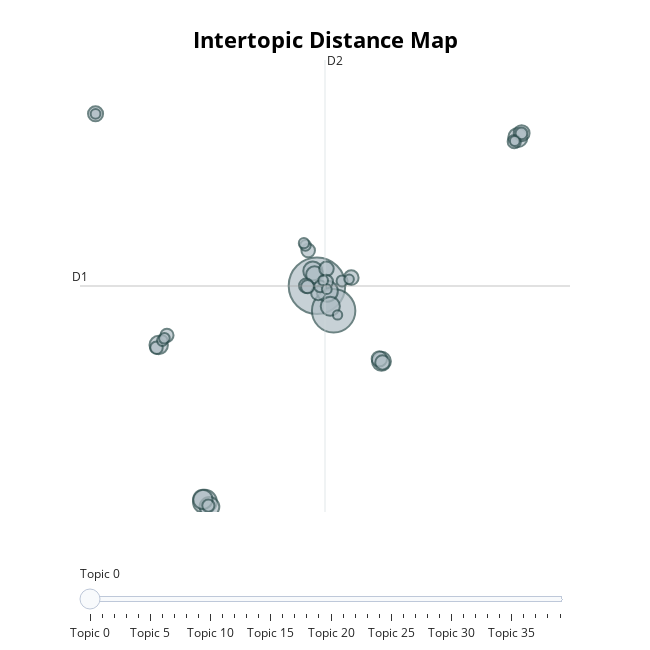

The code cell stored with this chart in its notebook:
### Code cell
fig = topic_model.visualize_topics(custom_labels=True)
fig.write_html(processed_dir + 'html/inter-topic-distance-map.html')
fig

### Figure 1 — Plotly figure (JSON) as saved in the notebook; plotly's stock layout.template omitted (floating-point values rounded to 4 significant figures)
{"data": [{"customdata": [[0, "minimum wage, wage, minimum", 367], [1, "italy, brothers of italy, italian", 216], [2, "thank, thank you, minister", 65], [3, "migrants", 51], [4, "family", 45], [5, "we are ready", 43], [6, "european, the european, europe", 42], [7, "vote, of the republic, the republic", 42], [8, "freedom, free, rights", 42], [9, "rape", 41], [10, "pensions", 39], [11, "the left, left, the left is", 33], [12, "magi, honorable magi, honorable", 29], [13, "thank you thank, you thank you, you thank", 27], [14, "russia, putin, values", 26], [15, "ecological", 25], [16, "inflation, bank, the bank", 24], [17, "abortion", 24], [18, "okay, sorry, okay good", 24], [19, "credit, credits, the credit", 23], [20, "state, just state, can work", 22], [21, "ve heard, what are we, what are", 21], [22, "respect, have respect, dignity they", 20], [23, "tax", 20], [24, "prices", 20], [25, "citizenship", 18], [26, "will be long, be long, hopefully", 17], [27, "funds, fund, initiatives", 16], [28, "fake news", 16], [29, "the numbers, numbers, state of emergency", 14], [30, "single allowance, the single allowance, allowance", 13], [31, "COVID Mandates", 13], [32, "why is, not know, do not know", 13], [33, "why, why why, why not", 12], [34, "ever wanted to, has ever wanted, law that will", 11], [35, "peace, ukrainian, have peace", 11], [36, "sport, how many, sports", 11], [37, "you don know, don know what, you don", 11], [38, "estimate, the damage, damage", 10], [39, "meloni, what meloni, about what meloni", 10]], "hovertemplate": "<b>Topic %{customdata[0]}</b><br>%{customdata[1]}<br>Size: %{customdata[2]}", "legendgroup": "", "marker": {"color": "#B0BEC5", "line": {"color": "DarkSlateGrey", "width": 2}, "size": [367, 216, 65, 51, 45, 43, 42, 42, 42, 41, 39, 33, 29, 27, 26, 25, 24, 24, 24, 23, 22, 21, 20, 20, 20, 18, 17, 16, 16, 14, 13, 13, 13, 12, 11, 11, 11, 11, 10, 10], "sizemode": "area", "sizeref": 0.2294, "symbol": "circle"}, "mode": "markers", "name": "", "orientation": "v", "showlegend": false, "type": "scatter", "x": [7.683, 8.77, 0.3716, 8.355, 0.6681, 0.2407, 8.552, 7.415, 20.78, 11.89, -2.641, 7.529, 21.03, 11.75, -6.76, 9.918, 6.981, 8.303, 11.95, 7.765, 8.277, 7.11, 20.55, -2.103, 7.073, -2.786, 0.598, 7.888, 21.02, 9.321, -2.403, -2.27, 6.932, 6.83, 8.323, -6.76, 8.085, 20.59, 9.785, 9.026], "xaxis": "x", "y": [10.61, 9.189, -1.656, 10.3, -1.951, -1.525, 9.444, 11.45, 19.03, 6.317, 7.243, 11.23, 19.28, 6.455, 20.38, 11.07, 10.61, 11.57, 6.252, 10.19, 10.84, 12.61, 18.8, 7.796, 10.55, 7.093, -1.882, 10.58, 19.26, 10.88, 7.493, 7.629, 12.91, 13.03, 10.42, 20.38, 10.91, 18.83, 10.98, 8.953], "yaxis": "y"}], "layout": {"annotations": [{"showarrow": false, "text": "D1", "x": -7.774, "y": 10.6, "yshift": 10}, {"showarrow": false, "text": "D2", "x": 8.206, "xshift": 10, "y": 23.44}], "height": 650, "hoverlabel": {"bgcolor": "white", "font": {"family": "Rockwell", "size": 16}}, "legend": {"itemsizing": "constant", "tracegroupgap": 0}, "margin": {"t": 60}, "shapes": [{"line": {"color": "#CFD8DC", "width": 2}, "type": "line", "x0": 8.206, "x1": 8.206, "y0": -2.244, "y1": 23.44}, {"line": {"color": "#9E9E9E", "width": 2}, "type": "line", "x0": -7.774, "x1": 24.19, "y0": 10.6, "y1": 10.6}], "sliders": [{"active": 0, "pad": {"t": 50}, "steps": [{"args": [{"marker.color": [["red", "#B0BEC5", "#B0BEC5", "#B0BEC5", "#B0BEC5", "#B0BEC5", "#B0BEC5", "#B0BEC5", "#B0BEC5", "#B0BEC5", "#B0BEC5", "#B0BEC5", "#B0BEC5", "#B0BEC5", "#B0BEC5", "#B0BEC5", "#B0BEC5", "#B0BEC5", "#B0BEC5", "#B0BEC5", "#B0BEC5", "#B0BEC5", "#B0BEC5", "#B0BEC5", "#B0BEC5", "#B0BEC5", "#B0BEC5", "#B0BEC5", "#B0BEC5", "#B0BEC5", "#B0BEC5", "#B0BEC5", "#B0BEC5", "#B0BEC5", "#B0BEC5", "#B0BEC5", "#B0BEC5", "#B0BEC5", "#B0BEC5", "#B0BEC5"]]}], "label": "Topic 0", "method": "update"}, {"args": [{"marker.color": [["#B0BEC5", "red", "#B0BEC5", "#B0BEC5", "#B0BEC5", "#B0BEC5", "#B0BEC5", "#B0BEC5", "#B0BEC5", "#B0BEC5", "#B0BEC5", "#B0BEC5", "#B0BEC5", "#B0BEC5", "#B0BEC5", "#B0BEC5", "#B0BEC5", "#B0BEC5", "#B0BEC5", "#B0BEC5", "#B0BEC5", "#B0BEC5", "#B0BEC5", "#B0BEC5", "#B0BEC5", "#B0BEC5", "#B0BEC5", "#B0BEC5", "#B0BEC5", "#B0BEC5", "#B0BEC5", "#B0BEC5", "#B0BEC5", "#B0BEC5", "#B0BEC5", "#B0BEC5", "#B0BEC5", "#B0BEC5", "#B0BEC5", "#B0BEC5"]]}], "label": "Topic 1", "method": "update"}, {"args": [{"marker.color": [["#B0BEC5", "#B0BEC5", "red", "#B0BEC5", "#B0BEC5", "#B0BEC5", "#B0BEC5", "#B0BEC5", "#B0BEC5", "#B0BEC5", "#B0BEC5", "#B0BEC5", "#B0BEC5", "#B0BEC5", "#B0BEC5", "#B0BEC5", "#B0BEC5", "#B0BEC5", "#B0BEC5", "#B0BEC5", "#B0BEC5", "#B0BEC5", "#B0BEC5", "#B0BEC5", "#B0BEC5", "#B0BEC5", "#B0BEC5", "#B0BEC5", "#B0BEC5", "#B0BEC5", "#B0BEC5", "#B0BEC5", "#B0BEC5", "#B0BEC5", "#B0BEC5", "#B0BEC5", "#B0BEC5", "#B0BEC5", "#B0BEC5", "#B0BEC5"]]}], "label": "Topic 2", "method": "update"}, {"args": [{"marker.color": [["#B0BEC5", "#B0BEC5", "#B0BEC5", "red", "#B0BEC5", "#B0BEC5", "#B0BEC5", "#B0BEC5", "#B0BEC5", "#B0BEC5", "#B0BEC5", "#B0BEC5", "#B0BEC5", "#B0BEC5", "#B0BEC5", "#B0BEC5", "#B0BEC5", "#B0BEC5", "#B0BEC5", "#B0BEC5", "#B0BEC5", "#B0BEC5", "#B0BEC5", "#B0BEC5", "#B0BEC5", "#B0BEC5", "#B0BEC5", "#B0BEC5", "#B0BEC5", "#B0BEC5", "#B0BEC5", "#B0BEC5", "#B0BEC5", "#B0BEC5", "#B0BEC5", "#B0BEC5", "#B0BEC5", "#B0BEC5", "#B0BEC5", "#B0BEC5"]]}], "label": "Topic 3", "method": "update"}, {"args": [{"marker.color": [["#B0BEC5", "#B0BEC5", "#B0BEC5", "#B0BEC5", "red", "#B0BEC5", "#B0BEC5", "#B0BEC5", "#B0BEC5", "#B0BEC5", "#B0BEC5", "#B0BEC5", "#B0BEC5", "#B0BEC5", "#B0BEC5", "#B0BEC5", "#B0BEC5", "#B0BEC5", "#B0BEC5", "#B0BEC5", "#B0BEC5", "#B0BEC5", "#B0BEC5", "#B0BEC5", "#B0BEC5", "#B0BEC5", "#B0BEC5", "#B0BEC5", "#B0BEC5", "#B0BEC5", "#B0BEC5", "#B0BEC5", "#B0BEC5", "#B0BEC5", "#B0BEC5", "#B0BEC5", "#B0BEC5", "#B0BEC5", "#B0BEC5", "#B0BEC5"]]}], "label": "Topic 4", "method": "update"}, {"args": [{"marker.color": [["#B0BEC5", "#B0BEC5", "#B0BEC5", "#B0BEC5", "#B0BEC5", "red", "#B0BEC5", "#B0BEC5", "#B0BEC5", "#B0BEC5", "#B0BEC5", "#B0BEC5", "#B0BEC5", "#B0BEC5", "#B0BEC5", "#B0BEC5", "#B0BEC5", "#B0BEC5", "#B0BEC5", "#B0BEC5", "#B0BEC5", "#B0BEC5", "#B0BEC5", "#B0BEC5", "#B0BEC5", "#B0BEC5", "#B0BEC5", "#B0BEC5", "#B0BEC5", "#B0BEC5", "#B0BEC5", "#B0BEC5", "#B0BEC5", "#B0BEC5", "#B0BEC5", "#B0BEC5", "#B0BEC5", "#B0BEC5", "#B0BEC5", "#B0BEC5"]]}], "label": "Topic 5", "method": "update"}, {"args": [{"marker.color": [["#B0BEC5", "#B0BEC5", "#B0BEC5", "#B0BEC5", "#B0BEC5", "#B0BEC5", "red", "#B0BEC5", "#B0BEC5", "#B0BEC5", "#B0BEC5", "#B0BEC5", "#B0BEC5", "#B0BEC5", "#B0BEC5", "#B0BEC5", "#B0BEC5", "#B0BEC5", "#B0BEC5", "#B0BEC5", "#B0BEC5", "#B0BEC5", "#B0BEC5", "#B0BEC5", "#B0BEC5", "#B0BEC5", "#B0BEC5", "#B0BEC5", "#B0BEC5", "#B0BEC5", "#B0BEC5", "#B0BEC5", "#B0BEC5", "#B0BEC5", "#B0BEC5", "#B0BEC5", "#B0BEC5", "#B0BEC5", "#B0BEC5", "#B0BEC5"]]}], "label": "Topic 6", "method": "update"}, {"args": [{"marker.color": [["#B0BEC5", "#B0BEC5", "#B0BEC5", "#B0BEC5", "#B0BEC5", "#B0BEC5", "#B0BEC5", "red", "#B0BEC5", "#B0BEC5", "#B0BEC5", "#B0BEC5", "#B0BEC5", "#B0BEC5", "#B0BEC5", "#B0BEC5", "#B0BEC5", "#B0BEC5", "#B0BEC5", "#B0BEC5", "#B0BEC5", "#B0BEC5", "#B0BEC5", "#B0BEC5", "#B0BEC5", "#B0BEC5", "#B0BEC5", "#B0BEC5", "#B0BEC5", "#B0BEC5", "#B0BEC5", "#B0BEC5", "#B0BEC5", "#B0BEC5", "#B0BEC5", "#B0BEC5", "#B0BEC5", "#B0BEC5", "#B0BEC5", "#B0BEC5"]]}], "label": "Topic 7", "method": "update"}, {"args": [{"marker.color": [["#B0BEC5", "#B0BEC5", "#B0BEC5", "#B0BEC5", "#B0BEC5", "#B0BEC5", "#B0BEC5", "#B0BEC5", "red", "#B0BEC5", "#B0BEC5", "#B0BEC5", "#B0BEC5", "#B0BEC5", "#B0BEC5", "#B0BEC5", "#B0BEC5", "#B0BEC5", "#B0BEC5", "#B0BEC5", "#B0BEC5", "#B0BEC5", "#B0BEC5", "#B0BEC5", "#B0BEC5", "#B0BEC5", "#B0BEC5", "#B0BEC5", "#B0BEC5", "#B0BEC5", "#B0BEC5", "#B0BEC5", "#B0BEC5", "#B0BEC5", "#B0BEC5", "#B0BEC5", "#B0BEC5", "#B0BEC5", "#B0BEC5", "#B0BEC5"]]}], "label": "Topic 8", "method": "update"}, {"args": [{"marker.color": [["#B0BEC5", "#B0BEC5", "#B0BEC5", "#B0BEC5", "#B0BEC5", "#B0BEC5", "#B0BEC5", "#B0BEC5", "#B0BEC5", "red", "#B0BEC5", "#B0BEC5", "#B0BEC5", "#B0BEC5", "#B0BEC5", "#B0BEC5", "#B0BEC5", "#B0BEC5", "#B0BEC5", "#B0BEC5", "#B0BEC5", "#B0BEC5", "#B0BEC5", "#B0BEC5", "#B0BEC5", "#B0BEC5", "#B0BEC5", "#B0BEC5", "#B0BEC5", "#B0BEC5", "#B0BEC5", "#B0BEC5", "#B0BEC5", "#B0BEC5", "#B0BEC5", "#B0BEC5", "#B0BEC5", "#B0BEC5", "#B0BEC5", "#B0BEC5"]]}], "label": "Topic 9", "method": "update"}, {"args": [{"marker.color": [["#B0BEC5", "#B0BEC5", "#B0BEC5", "#B0BEC5", "#B0BEC5", "#B0BEC5", "#B0BEC5", "#B0BEC5", "#B0BEC5", "#B0BEC5", "red", "#B0BEC5", "#B0BEC5", "#B0BEC5", "#B0BEC5", "#B0BEC5", "#B0BEC5", "#B0BEC5", "#B0BEC5", "#B0BEC5", "#B0BEC5", "#B0BEC5", "#B0BEC5", "#B0BEC5", "#B0BEC5", "#B0BEC5", "#B0BEC5", "#B0BEC5", "#B0BEC5", "#B0BEC5", "#B0BEC5", "#B0BEC5", "#B0BEC5", "#B0BEC5", "#B0BEC5", "#B0BEC5", "#B0BEC5", "#B0BEC5", "#B0BEC5", "#B0BEC5"]]}], "label": "Topic 10", "method": "update"}, {"args": [{"marker.color": [["#B0BEC5", "#B0BEC5", "#B0BEC5", "#B0BEC5", "#B0BEC5", "#B0BEC5", "#B0BEC5", "#B0BEC5", "#B0BEC5", "#B0BEC5", "#B0BEC5", "red", "#B0BEC5", "#B0BEC5", "#B0BEC5", "#B0BEC5", "#B0BEC5", "#B0BEC5", "#B0BEC5", "#B0BEC5", "#B0BEC5", "#B0BEC5", "#B0BEC5", "#B0BEC5", "#B0BEC5", "#B0BEC5", "#B0BEC5", "#B0BEC5", "#B0BEC5", "#B0BEC5", "#B0BEC5", "#B0BEC5", "#B0BEC5", "#B0BEC5", "#B0BEC5", "#B0BEC5", "#B0BEC5", "#B0BEC5", "#B0BEC5", "#B0BEC5"]]}], "label": "Topic 11", "method": "update"}, {"args": [{"marker.color": [["#B0BEC5", "#B0BEC5", "#B0BEC5", "#B0BEC5", "#B0BEC5", "#B0BEC5", "#B0BEC5", "#B0BEC5", "#B0BEC5", "#B0BEC5", "#B0BEC5", "#B0BEC5", "red", "#B0BEC5", "#B0BEC5", "#B0BEC5", "#B0BEC5", "#B0BEC5", "#B0BEC5", "#B0BEC5", "#B0BEC5", "#B0BEC5", "#B0BEC5", "#B0BEC5", "#B0BEC5", "#B0BEC5", "#B0BEC5", "#B0BEC5", "#B0BEC5", "#B0BEC5", "#B0BEC5", "#B0BEC5", "#B0BEC5", "#B0BEC5", "#B0BEC5", "#B0BEC5", "#B0BEC5", "#B0BEC5", "#B0BEC5", "#B0BEC5"]]}], "label": "Topic 12", "method": "update"}, {"args": [{"marker.color": [["#B0BEC5", "#B0BEC5", "#B0BEC5", "#B0BEC5", "#B0BEC5", "#B0BEC5", "#B0BEC5", "#B0BEC5", "#B0BEC5", "#B0BEC5", "#B0BEC5", "#B0BEC5", "#B0BEC5", "red", "#B0BEC5", "#B0BEC5", "#B0BEC5", "#B0BEC5", "#B0BEC5", "#B0BEC5", "#B0BEC5", "#B0BEC5", "#B0BEC5", "#B0BEC5", "#B0BEC5", "#B0BEC5", "#B0BEC5", "#B0BEC5", "#B0BEC5", "#B0BEC5", "#B0BEC5", "#B0BEC5", "#B0BEC5", "#B0BEC5", "#B0BEC5", "#B0BEC5", "#B0BEC5", "#B0BEC5", "#B0BEC5", "#B0BEC5"]]}], "label": "Topic 13", "method": "update"}, {"args": [{"marker.color": [["#B0BEC5", "#B0BEC5", "#B0BEC5", "#B0BEC5", "#B0BEC5", "#B0BEC5", "#B0BEC5", "#B0BEC5", "#B0BEC5", "#B0BEC5", "#B0BEC5", "#B0BEC5", "#B0BEC5", "#B0BEC5", "red", "#B0BEC5", "#B0BEC5", "#B0BEC5", "#B0BEC5", "#B0BEC5", "#B0BEC5", "#B0BEC5", "#B0BEC5", "#B0BEC5", "#B0BEC5", "#B0BEC5", "#B0BEC5", "#B0BEC5", "#B0BEC5", "#B0BEC5", "#B0BEC5", "#B0BEC5", "#B0BEC5", "#B0BEC5", "#B0BEC5", "#B0BEC5", "#B0BEC5", "#B0BEC5", "#B0BEC5", "#B0BEC5"]]}], "label": "Topic 14", "method": "update"}, {"args": [{"marker.color": [["#B0BEC5", "#B0BEC5", "#B0BEC5", "#B0BEC5", "#B0BEC5", "#B0BEC5", "#B0BEC5", "#B0BEC5", "#B0BEC5", "#B0BEC5", "#B0BEC5", "#B0BEC5", "#B0BEC5", "#B0BEC5", "#B0BEC5", "red", "#B0BEC5", "#B0BEC5", "#B0BEC5", "#B0BEC5", "#B0BEC5", "#B0BEC5", "#B0BEC5", "#B0BEC5", "#B0BEC5", "#B0BEC5", "#B0BEC5", "#B0BEC5", "#B0BEC5", "#B0BEC5", "#B0BEC5", "#B0BEC5", "#B0BEC5", "#B0BEC5", "#B0BEC5", "#B0BEC5", "#B0BEC5", "#B0BEC5", "#B0BEC5", "#B0BEC5"]]}], "label": "Topic 15", "method": "update"}, {"args": [{"marker.color": [["#B0BEC5", "#B0BEC5", "#B0BEC5", "#B0BEC5", "#B0BEC5", "#B0BEC5", "#B0BEC5", "#B0BEC5", "#B0BEC5", "#B0BEC5", "#B0BEC5", "#B0BEC5", "#B0BEC5", "#B0BEC5", "#B0BEC5", "#B0BEC5", "red", "#B0BEC5", "#B0BEC5", "#B0BEC5", "#B0BEC5", "#B0BEC5", "#B0BEC5", "#B0BEC5", "#B0BEC5", "#B0BEC5", "#B0BEC5", "#B0BEC5", "#B0BEC5", "#B0BEC5", "#B0BEC5", "#B0BEC5", "#B0BEC5", "#B0BEC5", "#B0BEC5", "#B0BEC5", "#B0BEC5", "#B0BEC5", "#B0BEC5", "#B0BEC5"]]}], "label": "Topic 16", "method": "update"}, {"args": [{"marker.color": [["#B0BEC5", "#B0BEC5", "#B0BEC5", "#B0BEC5", "#B0BEC5", "#B0BEC5", "#B0BEC5", "#B0BEC5", "#B0BEC5", "#B0BEC5", "#B0BEC5", "#B0BEC5", "#B0BEC5", "#B0BEC5", "#B0BEC5", "#B0BEC5", "#B0BEC5", "red", "#B0BEC5", "#B0BEC5", "#B0BEC5", "#B0BEC5", "#B0BEC5", "#B0BEC5", "#B0BEC5", "#B0BEC5", "#B0BEC5", "#B0BEC5", "#B0BEC5", "#B0BEC5", "#B0BEC5", "#B0BEC5", "#B0BEC5", "#B0BEC5", "#B0BEC5", "#B0BEC5", "#B0BEC5", "#B0BEC5", "#B0BEC5", "#B0BEC5"]]}], "label": "Topic 17", "method": "update"}, {"args": [{"marker.color": [["#B0BEC5", "#B0BEC5", "#B0BEC5", "#B0BEC5", "#B0BEC5", "#B0BEC5", "#B0BEC5", "#B0BEC5", "#B0BEC5", "#B0BEC5", "#B0BEC5", "#B0BEC5", "#B0BEC5", "#B0BEC5", "#B0BEC5", "#B0BEC5", "#B0BEC5", "#B0BEC5", "red", "#B0BEC5", "#B0BEC5", "#B0BEC5", "#B0BEC5", "#B0BEC5", "#B0BEC5", "#B0BEC5", "#B0BEC5", "#B0BEC5", "#B0BEC5", "#B0BEC5", "#B0BEC5", "#B0BEC5", "#B0BEC5", "#B0BEC5", "#B0BEC5", "#B0BEC5", "#B0BEC5", "#B0BEC5", "#B0BEC5", "#B0BEC5"]]}], "label": "Topic 18", "method": "update"}, {"args": [{"marker.color": [["#B0BEC5", "#B0BEC5", "#B0BEC5", "#B0BEC5", "#B0BEC5", "#B0BEC5", "#B0BEC5", "#B0BEC5", "#B0BEC5", "#B0BEC5", "#B0BEC5", "#B0BEC5", "#B0BEC5", "#B0BEC5", "#B0BEC5", "#B0BEC5", "#B0BEC5", "#B0BEC5", "#B0BEC5", "red", "#B0BEC5", "#B0BEC5", "#B0BEC5", "#B0BEC5", "#B0BEC5", "#B0BEC5", "#B0BEC5", "#B0BEC5", "#B0BEC5", "#B0BEC5", "#B0BEC5", "#B0BEC5", "#B0BEC5", "#B0BEC5", "#B0BEC5", "#B0BEC5", "#B0BEC5", "#B0BEC5", "#B0BEC5", "#B0BEC5"]]}], "label": "Topic 19", "method": "update"}, {"args": [{"marker.color": [["#B0BEC5", "#B0BEC5", "#B0BEC5", "#B0BEC5", "#B0BEC5", "#B0BEC5", "#B0BEC5", "#B0BEC5", "#B0BEC5", "#B0BEC5", "#B0BEC5", "#B0BEC5", "#B0BEC5", "#B0BEC5", "#B0BEC5", "#B0BEC5", "#B0BEC5", "#B0BEC5", "#B0BEC5", "#B0BEC5", "red", "#B0BEC5", "#B0BEC5", "#B0BEC5", "#B0BEC5", "#B0BEC5", "#B0BEC5", "#B0BEC5", "#B0BEC5", "#B0BEC5", "#B0BEC5", "#B0BEC5", "#B0BEC5", "#B0BEC5", "#B0BEC5", "#B0BEC5", "#B0BEC5", "#B0BEC5", "#B0BEC5", "#B0BEC5"]]}], "label": "Topic 20", "method": "update"}, {"args": [{"marker.color": [["#B0BEC5", "#B0BEC5", "#B0BEC5", "#B0BEC5", "#B0BEC5", "#B0BEC5", "#B0BEC5", "#B0BEC5", "#B0BEC5", "#B0BEC5", "#B0BEC5", "#B0BEC5", "#B0BEC5", "#B0BEC5", "#B0BEC5", "#B0BEC5", "#B0BEC5", "#B0BEC5", "#B0BEC5", "#B0BEC5", "#B0BEC5", "red", "#B0BEC5", "#B0BEC5", "#B0BEC5", "#B0BEC5", "#B0BEC5", "#B0BEC5", "#B0BEC5", "#B0BEC5", "#B0BEC5", "#B0BEC5", "#B0BEC5", "#B0BEC5", "#B0BEC5", "#B0BEC5", "#B0BEC5", "#B0BEC5", "#B0BEC5", "#B0BEC5"]]}], "label": "Topic 21", "method": "update"}, {"args": [{"marker.color": [["#B0BEC5", "#B0BEC5", "#B0BEC5", "#B0BEC5", "#B0BEC5", "#B0BEC5", "#B0BEC5", "#B0BEC5", "#B0BEC5", "#B0BEC5", "#B0BEC5", "#B0BEC5", "#B0BEC5", "#B0BEC5", "#B0BEC5", "#B0BEC5", "#B0BEC5", "#B0BEC5", "#B0BEC5", "#B0BEC5", "#B0BEC5", "#B0BEC5", "red", "#B0BEC5", "#B0BEC5", "#B0BEC5", "#B0BEC5", "#B0BEC5", "#B0BEC5", "#B0BEC5", "#B0BEC5", "#B0BEC5", "#B0BEC5", "#B0BEC5", "#B0BEC5", "#B0BEC5", "#B0BEC5", "#B0BEC5", "#B0BEC5", "#B0BEC5"]]}], "label": "Topic 22", "method": "update"}, {"args": [{"marker.color": [["#B0BEC5", "#B0BEC5", "#B0BEC5", "#B0BEC5", "#B0BEC5", "#B0BEC5", "#B0BEC5", "#B0BEC5", "#B0BEC5", "#B0BEC5", "#B0BEC5", "#B0BEC5", "#B0BEC5", "#B0BEC5", "#B0BEC5", "#B0BEC5", "#B0BEC5", "#B0BEC5", "#B0BEC5", "#B0BEC5", "#B0BEC5", "#B0BEC5", "#B0BEC5", "red", "#B0BEC5", "#B0BEC5", "#B0BEC5", "#B0BEC5", "#B0BEC5", "#B0BEC5", "#B0BEC5", "#B0BEC5", "#B0BEC5", "#B0BEC5", "#B0BEC5", "#B0BEC5", "#B0BEC5", "#B0BEC5", "#B0BEC5", "#B0BEC5"]]}], "label": "Topic 23", "method": "update"}, {"args": [{"marker.color": [["#B0BEC5", "#B0BEC5", "#B0BEC5", "#B0BEC5", "#B0BEC5", "#B0BEC5", "#B0BEC5", "#B0BEC5", "#B0BEC5", "#B0BEC5", "#B0BEC5", "#B0BEC5", "#B0BEC5", "#B0BEC5", "#B0BEC5", "#B0BEC5", "#B0BEC5", "#B0BEC5", "#B0BEC5", "#B0BEC5", "#B0BEC5", "#B0BEC5", "#B0BEC5", "#B0BEC5", "red", "#B0BEC5", "#B0BEC5", "#B0BEC5", "#B0BEC5", "#B0BEC5", "#B0BEC5", "#B0BEC5", "#B0BEC5", "#B0BEC5", "#B0BEC5", "#B0BEC5", "#B0BEC5", "#B0BEC5", "#B0BEC5", "#B0BEC5"]]}], "label": "Topic 24", "method": "update"}, {"args": [{"marker.color": [["#B0BEC5", "#B0BEC5", "#B0BEC5", "#B0BEC5", "#B0BEC5", "#B0BEC5", "#B0BEC5", "#B0BEC5", "#B0BEC5", "#B0BEC5", "#B0BEC5", "#B0BEC5", "#B0BEC5", "#B0BEC5", "#B0BEC5", "#B0BEC5", "#B0BEC5", "#B0BEC5", "#B0BEC5", "#B0BEC5", "#B0BEC5", "#B0BEC5", "#B0BEC5", "#B0BEC5", "#B0BEC5", "red", "#B0BEC5", "#B0BEC5", "#B0BEC5", "#B0BEC5", "#B0BEC5", "#B0BEC5", "#B0BEC5", "#B0BEC5", "#B0BEC5", "#B0BEC5", "#B0BEC5", "#B0BEC5", "#B0BEC5", "#B0BEC5"]]}], "label": "Topic 25", "method": "update"}, {"args": [{"marker.color": [["#B0BEC5", "#B0BEC5", "#B0BEC5", "#B0BEC5", "#B0BEC5", "#B0BEC5", "#B0BEC5", "#B0BEC5", "#B0BEC5", "#B0BEC5", "#B0BEC5", "#B0BEC5", "#B0BEC5", "#B0BEC5", "#B0BEC5", "#B0BEC5", "#B0BEC5", "#B0BEC5", "#B0BEC5", "#B0BEC5", "#B0BEC5", "#B0BEC5", "#B0BEC5", "#B0BEC5", "#B0BEC5", "#B0BEC5", "red", "#B0BEC5", "#B0BEC5", "#B0BEC5", "#B0BEC5", "#B0BEC5", "#B0BEC5", "#B0BEC5", "#B0BEC5", "#B0BEC5", "#B0BEC5", "#B0BEC5", "#B0BEC5", "#B0BEC5"]]}], "label": "Topic 26", "method": "update"}, {"args": [{"marker.color": [["#B0BEC5", "#B0BEC5", "#B0BEC5", "#B0BEC5", "#B0BEC5", "#B0BEC5", "#B0BEC5", "#B0BEC5", "#B0BEC5", "#B0BEC5", "#B0BEC5", "#B0BEC5", "#B0BEC5", "#B0BEC5", "#B0BEC5", "#B0BEC5", "#B0BEC5", "#B0BEC5", "#B0BEC5", "#B0BEC5", "#B0BEC5", "#B0BEC5", "#B0BEC5", "#B0BEC5", "#B0BEC5", "#B0BEC5", "#B0BEC5", "red", "#B0BEC5", "#B0BEC5", "#B0BEC5", "#B0BEC5", "#B0BEC5", "#B0BEC5", "#B0BEC5", "#B0BEC5", "#B0BEC5", "#B0BEC5", "#B0BEC5", "#B0BEC5"]]}], "label": "Topic 27", "method": "update"}, {"args": [{"marker.color": [["#B0BEC5", "#B0BEC5", "#B0BEC5", "#B0BEC5", "#B0BEC5", "#B0BEC5", "#B0BEC5", "#B0BEC5", "#B0BEC5", "#B0BEC5", "#B0BEC5", "#B0BEC5", "#B0BEC5", "#B0BEC5", "#B0BEC5", "#B0BEC5", "#B0BEC5", "#B0BEC5", "#B0BEC5", "#B0BEC5", "#B0BEC5", "#B0BEC5", "#B0BEC5", "#B0BEC5", "#B0BEC5", "#B0BEC5", "#B0BEC5", "#B0BEC5", "red", "#B0BEC5", "#B0BEC5", "#B0BEC5", "#B0BEC5", "#B0BEC5", "#B0BEC5", "#B0BEC5", "#B0BEC5", "#B0BEC5", "#B0BEC5", "#B0BEC5"]]}], "label": "Topic 28", "method": "update"}, {"args": [{"marker.color": [["#B0BEC5", "#B0BEC5", "#B0BEC5", "#B0BEC5", "#B0BEC5", "#B0BEC5", "#B0BEC5", "#B0BEC5", "#B0BEC5", "#B0BEC5", "#B0BEC5", "#B0BEC5", "#B0BEC5", "#B0BEC5", "#B0BEC5", "#B0BEC5", "#B0BEC5", "#B0BEC5", "#B0BEC5", "#B0BEC5", "#B0BEC5", "#B0BEC5", "#B0BEC5", "#B0BEC5", "#B0BEC5", "#B0BEC5", "#B0BEC5", "#B0BEC5", "#B0BEC5", "red", "#B0BEC5", "#B0BEC5", "#B0BEC5", "#B0BEC5", "#B0BEC5", "#B0BEC5", "#B0BEC5", "#B0BEC5", "#B0BEC5", "#B0BEC5"]]}], "label": "Topic 29", "method": "update"}, {"args": [{"marker.color": [["#B0BEC5", "#B0BEC5", "#B0BEC5", "#B0BEC5", "#B0BEC5", "#B0BEC5", "#B0BEC5", "#B0BEC5", "#B0BEC5", "#B0BEC5", "#B0BEC5", "#B0BEC5", "#B0BEC5", "#B0BEC5", "#B0BEC5", "#B0BEC5", "#B0BEC5", "#B0BEC5", "#B0BEC5", "#B0BEC5", "#B0BEC5", "#B0BEC5", "#B0BEC5", "#B0BEC5", "#B0BEC5", "#B0BEC5", "#B0BEC5", "#B0BEC5", "#B0BEC5", "#B0BEC5", "red", "#B0BEC5", "#B0BEC5", "#B0BEC5", "#B0BEC5", "#B0BEC5", "#B0BEC5", "#B0BEC5", "#B0BEC5", "#B0BEC5"]]}], "label": "Topic 30", "method": "update"}, {"args": [{"marker.color": [["#B0BEC5", "#B0BEC5", "#B0BEC5", "#B0BEC5", "#B0BEC5", "#B0BEC5", "#B0BEC5", "#B0BEC5", "#B0BEC5", "#B0BEC5", "#B0BEC5", "#B0BEC5", "#B0BEC5", "#B0BEC5", "#B0BEC5", "#B0BEC5", "#B0BEC5", "#B0BEC5", "#B0BEC5", "#B0BEC5", "#B0BEC5", "#B0BEC5", "#B0BEC5", "#B0BEC5", "#B0BEC5", "#B0BEC5", "#B0BEC5", "#B0BEC5", "#B0BEC5", "#B0BEC5", "#B0BEC5", "red", "#B0BEC5", "#B0BEC5", "#B0BEC5", "#B0BEC5", "#B0BEC5", "#B0BEC5", "#B0BEC5", "#B0BEC5"]]}], "label": "Topic 31", "method": "update"}, {"args": [{"marker.color": [["#B0BEC5", "#B0BEC5", "#B0BEC5", "#B0BEC5", "#B0BEC5", "#B0BEC5", "#B0BEC5", "#B0BEC5", "#B0BEC5", "#B0BEC5", "#B0BEC5", "#B0BEC5", "#B0BEC5", "#B0BEC5", "#B0BEC5", "#B0BEC5", "#B0BEC5", "#B0BEC5", "#B0BEC5", "#B0BEC5", "#B0BEC5", "#B0BEC5", "#B0BEC5", "#B0BEC5", "#B0BEC5", "#B0BEC5", "#B0BEC5", "#B0BEC5", "#B0BEC5", "#B0BEC5", "#B0BEC5", "#B0BEC5", "red", "#B0BEC5", "#B0BEC5", "#B0BEC5", "#B0BEC5", "#B0BEC5", "#B0BEC5", "#B0BEC5"]]}], "label": "Topic 32", "method": "update"}, {"args": [{"marker.color": [["#B0BEC5", "#B0BEC5", "#B0BEC5", "#B0BEC5", "#B0BEC5", "#B0BEC5", "#B0BEC5", "#B0BEC5", "#B0BEC5", "#B0BEC5", "#B0BEC5", "#B0BEC5", "#B0BEC5", "#B0BEC5", "#B0BEC5", "#B0BEC5", "#B0BEC5", "#B0BEC5", "#B0BEC5", "#B0BEC5", "#B0BEC5", "#B0BEC5", "#B0BEC5", "#B0BEC5", "#B0BEC5", "#B0BEC5", "#B0BEC5", "#B0BEC5", "#B0BEC5", "#B0BEC5", "#B0BEC5", "#B0BEC5", "#B0BEC5", "red", "#B0BEC5", "#B0BEC5", "#B0BEC5", "#B0BEC5", "#B0BEC5", "#B0BEC5"]]}], "label": "Topic 33", "method": "update"}, {"args": [{"marker.color": [["#B0BEC5", "#B0BEC5", "#B0BEC5", "#B0BEC5", "#B0BEC5", "#B0BEC5", "#B0BEC5", "#B0BEC5", "#B0BEC5", "#B0BEC5", "#B0BEC5", "#B0BEC5", "#B0BEC5", "#B0BEC5", "#B0BEC5", "#B0BEC5", "#B0BEC5", "#B0BEC5", "#B0BEC5", "#B0BEC5", "#B0BEC5", "#B0BEC5", "#B0BEC5", "#B0BEC5", "#B0BEC5", "#B0BEC5", "#B0BEC5", "#B0BEC5", "#B0BEC5", "#B0BEC5", "#B0BEC5", "#B0BEC5", "#B0BEC5", "#B0BEC5", "red", "#B0BEC5", "#B0BEC5", "#B0BEC5", "#B0BEC5", "#B0BEC5"]]}], "label": "Topic 34", "method": "update"}, {"args": [{"marker.color": [["#B0BEC5", "#B0BEC5", "#B0BEC5", "#B0BEC5", "#B0BEC5", "#B0BEC5", "#B0BEC5", "#B0BEC5", "#B0BEC5", "#B0BEC5", "#B0BEC5", "#B0BEC5", "#B0BEC5", "#B0BEC5", "#B0BEC5", "#B0BEC5", "#B0BEC5", "#B0BEC5", "#B0BEC5", "#B0BEC5", "#B0BEC5", "#B0BEC5", "#B0BEC5", "#B0BEC5", "#B0BEC5", "#B0BEC5", "#B0BEC5", "#B0BEC5", "#B0BEC5", "#B0BEC5", "#B0BEC5", "#B0BEC5", "#B0BEC5", "#B0BEC5", "#B0BEC5", "red", "#B0BEC5", "#B0BEC5", "#B0BEC5", "#B0BEC5"]]}], "label": "Topic 35", "method": "update"}, {"args": [{"marker.color": [["#B0BEC5", "#B0BEC5", "#B0BEC5", "#B0BEC5", "#B0BEC5", "#B0BEC5", "#B0BEC5", "#B0BEC5", "#B0BEC5", "#B0BEC5", "#B0BEC5", "#B0BEC5", "#B0BEC5", "#B0BEC5", "#B0BEC5", "#B0BEC5", "#B0BEC5", "#B0BEC5", "#B0BEC5", "#B0BEC5", "#B0BEC5", "#B0BEC5", "#B0BEC5", "#B0BEC5", "#B0BEC5", "#B0BEC5", "#B0BEC5", "#B0BEC5", "#B0BEC5", "#B0BEC5", "#B0BEC5", "#B0BEC5", "#B0BEC5", "#B0BEC5", "#B0BEC5", "#B0BEC5", "red", "#B0BEC5", "#B0BEC5", "#B0BEC5"]]}], "label": "Topic 36", "method": "update"}, {"args": [{"marker.color": [["#B0BEC5", "#B0BEC5", "#B0BEC5", "#B0BEC5", "#B0BEC5", "#B0BEC5", "#B0BEC5", "#B0BEC5", "#B0BEC5", "#B0BEC5", "#B0BEC5", "#B0BEC5", "#B0BEC5", "#B0BEC5", "#B0BEC5", "#B0BEC5", "#B0BEC5", "#B0BEC5", "#B0BEC5", "#B0BEC5", "#B0BEC5", "#B0BEC5", "#B0BEC5", "#B0BEC5", "#B0BEC5", "#B0BEC5", "#B0BEC5", "#B0BEC5", "#B0BEC5", "#B0BEC5", "#B0BEC5", "#B0BEC5", "#B0BEC5", "#B0BEC5", "#B0BEC5", "#B0BEC5", "#B0BEC5", "red", "#B0BEC5", "#B0BEC5"]]}], "label": "Topic 37", "method": "update"}, {"args": [{"marker.color": [["#B0BEC5", "#B0BEC5", "#B0BEC5", "#B0BEC5", "#B0BEC5", "#B0BEC5", "#B0BEC5", "#B0BEC5", "#B0BEC5", "#B0BEC5", "#B0BEC5", "#B0BEC5", "#B0BEC5", "#B0BEC5", "#B0BEC5", "#B0BEC5", "#B0BEC5", "#B0BEC5", "#B0BEC5", "#B0BEC5", "#B0BEC5", "#B0BEC5", "#B0BEC5", "#B0BEC5", "#B0BEC5", "#B0BEC5", "#B0BEC5", "#B0BEC5", "#B0BEC5", "#B0BEC5", "#B0BEC5", "#B0BEC5", "#B0BEC5", "#B0BEC5", "#B0BEC5", "#B0BEC5", "#B0BEC5", "#B0BEC5", "red", "#B0BEC5"]]}], "label": "Topic 38", "method": "update"}, {"args": [{"marker.color": [["#B0BEC5", "#B0BEC5", "#B0BEC5", "#B0BEC5", "#B0BEC5", "#B0BEC5", "#B0BEC5", "#B0BEC5", "#B0BEC5", "#B0BEC5", "#B0BEC5", "#B0BEC5", "#B0BEC5", "#B0BEC5", "#B0BEC5", "#B0BEC5", "#B0BEC5", "#B0BEC5", "#B0BEC5", "#B0BEC5", "#B0BEC5", "#B0BEC5", "#B0BEC5", "#B0BEC5", "#B0BEC5", "#B0BEC5", "#B0BEC5", "#B0BEC5", "#B0BEC5", "#B0BEC5", "#B0BEC5", "#B0BEC5", "#B0BEC5", "#B0BEC5", "#B0BEC5", "#B0BEC5", "#B0BEC5", "#B0BEC5", "#B0BEC5", "red"]]}], "label": "Topic 39", "method": "update"}]}], "title": {"font": {"color": "Black", "size": 22}, "text": "<b>Intertopic Distance Map</b>", "x": 0.5, "xanchor": "center", "y": 0.95, "yanchor": "top"}, "width": 650, "xaxis": {"anchor": "y", "domain": [0, 1], "range": [-7.774, 24.19], "title": {"text": ""}, "visible": false}, "yaxis": {"anchor": "x", "domain": [0, 1], "range": [-2.244, 23.44], "title": {"text": ""}, "visible": false}}}
